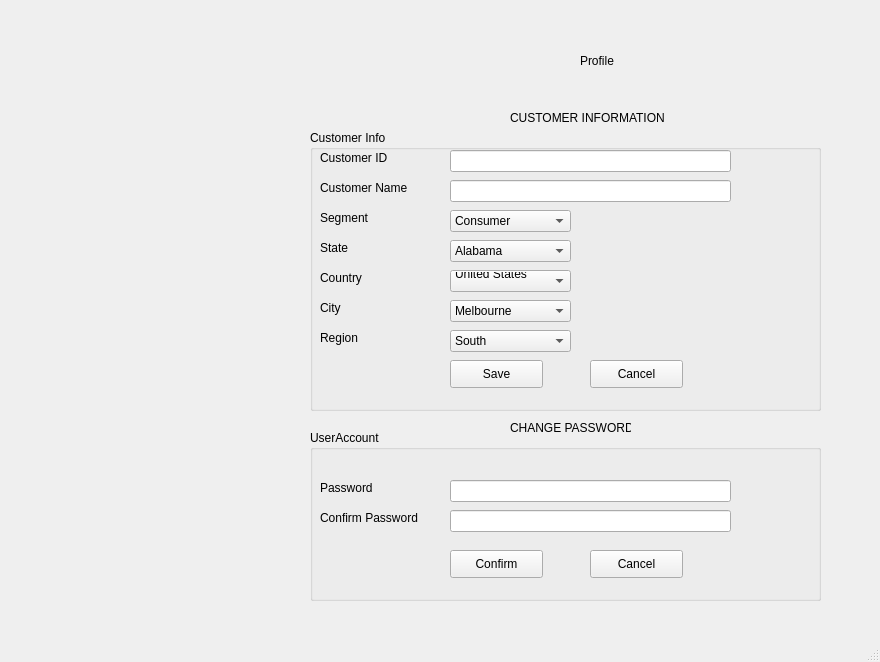
<?xml version="1.0" encoding="UTF-8"?>
<ui version="4.0">
 <class>MainWindow</class>
 <widget class="QMainWindow" name="MainWindow">
  <property name="geometry">
   <rect>
    <x>0</x>
    <y>0</y>
    <width>880</width>
    <height>662</height>
   </rect>
  </property>
  <property name="windowTitle">
   <string>MainWindow</string>
  </property>
  <widget class="QWidget" name="centralwidget">
   <widget class="QGroupBox" name="groupBox">
    <property name="geometry">
     <rect>
      <x>310</x>
      <y>130</y>
      <width>511</width>
      <height>281</height>
     </rect>
    </property>
    <property name="title">
     <string>Customer Info</string>
    </property>
    <widget class="QLabel" name="label">
     <property name="geometry">
      <rect>
       <x>10</x>
       <y>20</y>
       <width>81</width>
       <height>16</height>
      </rect>
     </property>
     <property name="text">
      <string>Customer ID</string>
     </property>
    </widget>
    <widget class="QLineEdit" name="lineEdit">
     <property name="geometry">
      <rect>
       <x>140</x>
       <y>20</y>
       <width>281</width>
       <height>22</height>
      </rect>
     </property>
    </widget>
    <widget class="QLabel" name="label_2">
     <property name="geometry">
      <rect>
       <x>10</x>
       <y>50</y>
       <width>101</width>
       <height>16</height>
      </rect>
     </property>
     <property name="text">
      <string>Customer Name</string>
     </property>
    </widget>
    <widget class="QLineEdit" name="lineEdit_2">
     <property name="geometry">
      <rect>
       <x>140</x>
       <y>50</y>
       <width>281</width>
       <height>22</height>
      </rect>
     </property>
    </widget>
    <widget class="QLabel" name="label_3">
     <property name="geometry">
      <rect>
       <x>10</x>
       <y>80</y>
       <width>81</width>
       <height>16</height>
      </rect>
     </property>
     <property name="text">
      <string>Segment</string>
     </property>
    </widget>
    <widget class="QLabel" name="label_4">
     <property name="geometry">
      <rect>
       <x>10</x>
       <y>140</y>
       <width>81</width>
       <height>16</height>
      </rect>
     </property>
     <property name="text">
      <string>Country</string>
     </property>
    </widget>
    <widget class="QLabel" name="label_5">
     <property name="geometry">
      <rect>
       <x>10</x>
       <y>110</y>
       <width>81</width>
       <height>16</height>
      </rect>
     </property>
     <property name="text">
      <string>State</string>
     </property>
    </widget>
    <widget class="QLabel" name="label_6">
     <property name="geometry">
      <rect>
       <x>10</x>
       <y>170</y>
       <width>81</width>
       <height>16</height>
      </rect>
     </property>
     <property name="text">
      <string>City</string>
     </property>
    </widget>
    <widget class="QLabel" name="label_7">
     <property name="geometry">
      <rect>
       <x>10</x>
       <y>200</y>
       <width>81</width>
       <height>16</height>
      </rect>
     </property>
     <property name="text">
      <string>Region</string>
     </property>
    </widget>
    <widget class="QComboBox" name="comboBox">
     <property name="geometry">
      <rect>
       <x>140</x>
       <y>200</y>
       <width>121</width>
       <height>22</height>
      </rect>
     </property>
     <item>
      <property name="text">
       <string>South</string>
      </property>
     </item>
     <item>
      <property name="text">
       <string>West</string>
      </property>
     </item>
     <item>
      <property name="text">
       <string>Central</string>
      </property>
     </item>
     <item>
      <property name="text">
       <string>East</string>
      </property>
     </item>
    </widget>
    <widget class="QComboBox" name="comboBox_2">
     <property name="geometry">
      <rect>
       <x>140</x>
       <y>80</y>
       <width>121</width>
       <height>22</height>
      </rect>
     </property>
     <item>
      <property name="text">
       <string>Consumer</string>
      </property>
     </item>
     <item>
      <property name="text">
       <string>Home Office</string>
      </property>
     </item>
     <item>
      <property name="text">
       <string>Corporate
</string>
      </property>
     </item>
    </widget>
    <widget class="QComboBox" name="comboBox_3">
     <property name="geometry">
      <rect>
       <x>140</x>
       <y>140</y>
       <width>121</width>
       <height>22</height>
      </rect>
     </property>
     <item>
      <property name="text">
       <string>United States
</string>
      </property>
     </item>
    </widget>
    <widget class="QComboBox" name="comboBox_4">
     <property name="geometry">
      <rect>
       <x>140</x>
       <y>170</y>
       <width>121</width>
       <height>22</height>
      </rect>
     </property>
     <item>
      <property name="text">
       <string>Melbourne</string>
      </property>
     </item>
     <item>
      <property name="text">
       <string>Orland Park</string>
      </property>
     </item>
     <item>
      <property name="text">
       <string>Whittier</string>
      </property>
     </item>
     <item>
      <property name="text">
       <string>Chapel Hill</string>
      </property>
     </item>
     <item>
      <property name="text">
       <string>Layton</string>
      </property>
     </item>
     <item>
      <property name="text">
       <string>Lindenhurst</string>
      </property>
     </item>
     <item>
      <property name="text">
       <string>Rochester Hills</string>
      </property>
     </item>
     <item>
      <property name="text">
       <string>Lake Elsinore</string>
      </property>
     </item>
     <item>
      <property name="text">
       <string>Linden</string>
      </property>
     </item>
     <item>
      <property name="text">
       <string>Murrieta</string>
      </property>
     </item>
     <item>
      <property name="text">
       <string>Jefferson City</string>
      </property>
     </item>
     <item>
      <property name="text">
       <string>Saint Peters</string>
      </property>
     </item>
     <item>
      <property name="text">
       <string>Antioch</string>
      </property>
     </item>
     <item>
      <property name="text">
       <string>Cedar Rapids</string>
      </property>
     </item>
     <item>
      <property name="text">
       <string>Pico Rivera</string>
      </property>
     </item>
     <item>
      <property name="text">
       <string>Keller</string>
      </property>
     </item>
     <item>
      <property name="text">
       <string>Port Orange</string>
      </property>
     </item>
     <item>
      <property name="text">
       <string>Missoula</string>
      </property>
     </item>
     <item>
      <property name="text">
       <string>Ontario</string>
      </property>
     </item>
     <item>
      <property name="text">
       <string>Ormond Beach</string>
      </property>
     </item>
     <item>
      <property name="text">
       <string>Littleton</string>
      </property>
     </item>
     <item>
      <property name="text">
       <string>Holyoke</string>
      </property>
     </item>
     <item>
      <property name="text">
       <string>La Quinta</string>
      </property>
     </item>
     <item>
      <property name="text">
       <string>Vacaville</string>
      </property>
     </item>
     <item>
      <property name="text">
       <string>Waukesha</string>
      </property>
     </item>
     <item>
      <property name="text">
       <string>Billings</string>
      </property>
     </item>
     <item>
      <property name="text">
       <string>Missouri City</string>
      </property>
     </item>
     <item>
      <property name="text">
       <string>San Mateo</string>
      </property>
     </item>
     <item>
      <property name="text">
       <string>Yucaipa</string>
      </property>
     </item>
     <item>
      <property name="text">
       <string>Conroe</string>
      </property>
     </item>
     <item>
      <property name="text">
       <string>Tinley Park</string>
      </property>
     </item>
     <item>
      <property name="text">
       <string>Rock Hill</string>
      </property>
     </item>
     <item>
      <property name="text">
       <string>Manhattan</string>
      </property>
     </item>
     <item>
      <property name="text">
       <string>Champaign</string>
      </property>
     </item>
     <item>
      <property name="text">
       <string>Baytown</string>
      </property>
     </item>
     <item>
      <property name="text">
       <string>Deer Park</string>
      </property>
     </item>
     <item>
      <property name="text">
       <string>Iowa City</string>
      </property>
     </item>
     <item>
      <property name="text">
       <string>Citrus Heights</string>
      </property>
     </item>
     <item>
      <property name="text">
       <string>Portage</string>
      </property>
     </item>
     <item>
      <property name="text">
       <string>Margate</string>
      </property>
     </item>
     <item>
      <property name="text">
       <string>Pensacola</string>
      </property>
     </item>
     <item>
      <property name="text">
       <string>Grand Island</string>
      </property>
     </item>
     <item>
      <property name="text">
       <string>Rogers</string>
      </property>
     </item>
    </widget>
    <widget class="QComboBox" name="comboBox_5">
     <property name="geometry">
      <rect>
       <x>140</x>
       <y>110</y>
       <width>121</width>
       <height>22</height>
      </rect>
     </property>
     <item>
      <property name="text">
       <string>Alabama</string>
      </property>
     </item>
     <item>
      <property name="text">
       <string>Arizona</string>
      </property>
     </item>
     <item>
      <property name="text">
       <string>Arkansas</string>
      </property>
     </item>
     <item>
      <property name="text">
       <string>California</string>
      </property>
     </item>
     <item>
      <property name="text">
       <string>Colorado</string>
      </property>
     </item>
     <item>
      <property name="text">
       <string>Connecticut</string>
      </property>
     </item>
     <item>
      <property name="text">
       <string>Delaware</string>
      </property>
     </item>
     <item>
      <property name="text">
       <string>District of Columbia</string>
      </property>
     </item>
     <item>
      <property name="text">
       <string>Georgia</string>
      </property>
     </item>
     <item>
      <property name="text">
       <string>Florida</string>
      </property>
     </item>
     <item>
      <property name="text">
       <string>Idaho</string>
      </property>
     </item>
     <item>
      <property name="text">
       <string>Illinois</string>
      </property>
     </item>
     <item>
      <property name="text">
       <string>Indiana</string>
      </property>
     </item>
     <item>
      <property name="text">
       <string>Iowa</string>
      </property>
     </item>
     <item>
      <property name="text">
       <string>Kansas</string>
      </property>
     </item>
     <item>
      <property name="text">
       <string>Kentucky</string>
      </property>
     </item>
     <item>
      <property name="text">
       <string>Louisiana</string>
      </property>
     </item>
     <item>
      <property name="text">
       <string>Maine</string>
      </property>
     </item>
     <item>
      <property name="text">
       <string>Maryland</string>
      </property>
     </item>
     <item>
      <property name="text">
       <string>Massachusetts</string>
      </property>
     </item>
     <item>
      <property name="text">
       <string>Michigan</string>
      </property>
     </item>
     <item>
      <property name="text">
       <string>Minnesota</string>
      </property>
     </item>
     <item>
      <property name="text">
       <string>Mississippi</string>
      </property>
     </item>
     <item>
      <property name="text">
       <string>Missouri</string>
      </property>
     </item>
     <item>
      <property name="text">
       <string>Montana</string>
      </property>
     </item>
     <item>
      <property name="text">
       <string>Nebraska</string>
      </property>
     </item>
     <item>
      <property name="text">
       <string>Nevada</string>
      </property>
     </item>
     <item>
      <property name="text">
       <string>New Hampshire</string>
      </property>
     </item>
     <item>
      <property name="text">
       <string>New Jersey</string>
      </property>
     </item>
     <item>
      <property name="text">
       <string>New Mexico</string>
      </property>
     </item>
     <item>
      <property name="text">
       <string>New York</string>
      </property>
     </item>
     <item>
      <property name="text">
       <string>North Carolina</string>
      </property>
     </item>
     <item>
      <property name="text">
       <string>North Dakota</string>
      </property>
     </item>
     <item>
      <property name="text">
       <string>Ohio</string>
      </property>
     </item>
     <item>
      <property name="text">
       <string>Oklahoma</string>
      </property>
     </item>
     <item>
      <property name="text">
       <string>Oregon</string>
      </property>
     </item>
     <item>
      <property name="text">
       <string>Pennsylvania</string>
      </property>
     </item>
     <item>
      <property name="text">
       <string>Rhode Island</string>
      </property>
     </item>
     <item>
      <property name="text">
       <string>South Carolina</string>
      </property>
     </item>
     <item>
      <property name="text">
       <string>South Dakota</string>
      </property>
     </item>
     <item>
      <property name="text">
       <string>Tennessee</string>
      </property>
     </item>
     <item>
      <property name="text">
       <string>Texas</string>
      </property>
     </item>
     <item>
      <property name="text">
       <string>Utah</string>
      </property>
     </item>
     <item>
      <property name="text">
       <string>Vermont</string>
      </property>
     </item>
     <item>
      <property name="text">
       <string>Virginia</string>
      </property>
     </item>
     <item>
      <property name="text">
       <string>Washington</string>
      </property>
     </item>
     <item>
      <property name="text">
       <string>West Virginia</string>
      </property>
     </item>
     <item>
      <property name="text">
       <string>Wisconsin</string>
      </property>
     </item>
     <item>
      <property name="text">
       <string>Wyoming</string>
      </property>
     </item>
    </widget>
    <widget class="QPushButton" name="pushButton_3">
     <property name="geometry">
      <rect>
       <x>280</x>
       <y>230</y>
       <width>93</width>
       <height>28</height>
      </rect>
     </property>
     <property name="text">
      <string>Cancel</string>
     </property>
    </widget>
    <widget class="QPushButton" name="pushButton_4">
     <property name="geometry">
      <rect>
       <x>140</x>
       <y>230</y>
       <width>93</width>
       <height>28</height>
      </rect>
     </property>
     <property name="text">
      <string>Save</string>
     </property>
    </widget>
   </widget>
   <widget class="QGroupBox" name="groupBox_2">
    <property name="geometry">
     <rect>
      <x>310</x>
      <y>430</y>
      <width>511</width>
      <height>171</height>
     </rect>
    </property>
    <property name="title">
     <string>UserAccount</string>
    </property>
    <widget class="QLineEdit" name="lineEdit_28">
     <property name="geometry">
      <rect>
       <x>140</x>
       <y>50</y>
       <width>281</width>
       <height>22</height>
      </rect>
     </property>
     <property name="text">
      <string/>
     </property>
    </widget>
    <widget class="QLabel" name="label_23">
     <property name="geometry">
      <rect>
       <x>10</x>
       <y>50</y>
       <width>81</width>
       <height>16</height>
      </rect>
     </property>
     <property name="text">
      <string>Password</string>
     </property>
    </widget>
    <widget class="QLabel" name="label_24">
     <property name="geometry">
      <rect>
       <x>10</x>
       <y>80</y>
       <width>111</width>
       <height>16</height>
      </rect>
     </property>
     <property name="text">
      <string>Confirm Password</string>
     </property>
    </widget>
    <widget class="QLineEdit" name="lineEdit_29">
     <property name="geometry">
      <rect>
       <x>140</x>
       <y>80</y>
       <width>281</width>
       <height>22</height>
      </rect>
     </property>
     <property name="text">
      <string/>
     </property>
    </widget>
    <widget class="QPushButton" name="pushButton">
     <property name="geometry">
      <rect>
       <x>140</x>
       <y>120</y>
       <width>93</width>
       <height>28</height>
      </rect>
     </property>
     <property name="text">
      <string>Confirm</string>
     </property>
    </widget>
    <widget class="QPushButton" name="pushButton_2">
     <property name="geometry">
      <rect>
       <x>280</x>
       <y>120</y>
       <width>93</width>
       <height>28</height>
      </rect>
     </property>
     <property name="text">
      <string>Cancel</string>
     </property>
    </widget>
   </widget>
   <widget class="QLabel" name="label_25">
    <property name="geometry">
     <rect>
      <x>580</x>
      <y>30</y>
      <width>231</width>
      <height>61</height>
     </rect>
    </property>
    <property name="baseSize">
     <size>
      <width>13</width>
      <height>3</height>
     </size>
    </property>
    <property name="styleSheet">
     <string notr="true">font: 75 24pt &quot;MS Shell Dlg 2&quot;;</string>
    </property>
    <property name="lineWidth">
     <number>2</number>
    </property>
    <property name="midLineWidth">
     <number>34</number>
    </property>
    <property name="text">
     <string>Profile</string>
    </property>
   </widget>
   <widget class="QLabel" name="label_26">
    <property name="geometry">
     <rect>
      <x>510</x>
      <y>420</y>
      <width>121</width>
      <height>16</height>
     </rect>
    </property>
    <property name="text">
     <string>CHANGE PASSWORD</string>
    </property>
   </widget>
   <widget class="QLabel" name="label_27">
    <property name="geometry">
     <rect>
      <x>510</x>
      <y>110</y>
      <width>171</width>
      <height>16</height>
     </rect>
    </property>
    <property name="mouseTracking">
     <bool>false</bool>
    </property>
    <property name="tabletTracking">
     <bool>false</bool>
    </property>
    <property name="text">
     <string>CUSTOMER INFORMATION</string>
    </property>
   </widget>
   <widget class="QStackedWidget" name="stackedWidget_2">
    <property name="geometry">
     <rect>
      <x>80</x>
      <y>80</y>
      <width>120</width>
      <height>80</height>
     </rect>
    </property>
    <widget class="QWidget" name="page_3"/>
    <widget class="QWidget" name="page_4"/>
   </widget>
  </widget>
  <widget class="QStatusBar" name="statusbar"/>
 </widget>
 <resources/>
 <connections/>
</ui>
